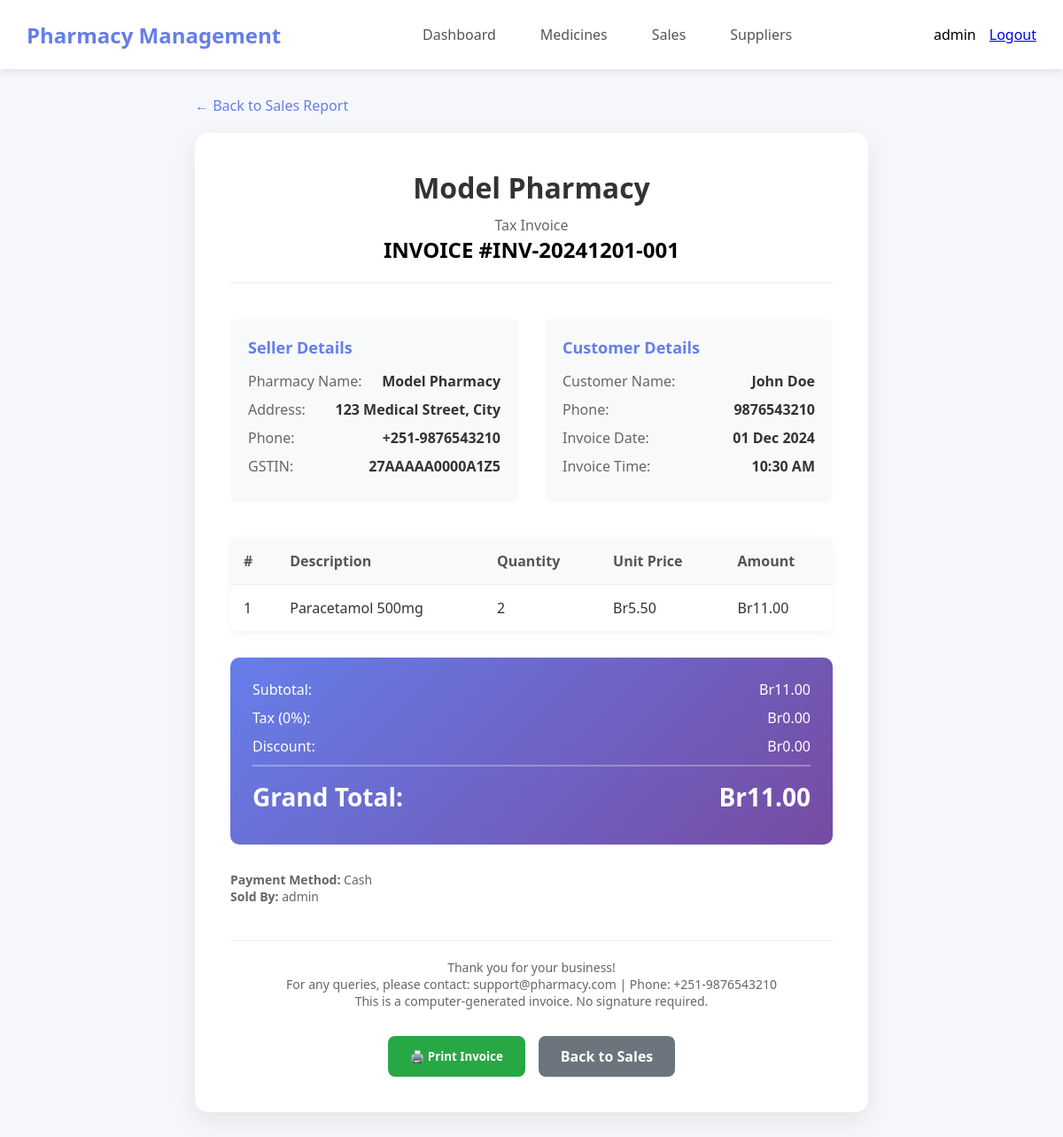
The page /sales/view.php?id=1 (signed in) on the database its author committed.
### tables this page shows
CREATE TABLE IF NOT EXISTS sales (
    id INT PRIMARY KEY AUTO_INCREMENT,
    invoice_number VARCHAR(20) UNIQUE,
    customer_name VARCHAR(100),
    customer_phone VARCHAR(20),
    medicine_id INT NOT NULL,
    quantity_sold INT NOT NULL,
    total_price DECIMAL(10,2) NOT NULL,
    sold_by INT,
    sale_date TIMESTAMP DEFAULT CURRENT_TIMESTAMP,
    FOREIGN KEY (medicine_id) REFERENCES medicines(id),
    FOREIGN KEY (sold_by) REFERENCES users(id) ON DELETE SET NULL,
    INDEX idx_invoice (invoice_number),
    INDEX idx_sale_date (sale_date),
    INDEX idx_customer (customer_name),
    INDEX idx_medicine (medicine_id)
);

CREATE TABLE IF NOT EXISTS medicines (
    id INT PRIMARY KEY AUTO_INCREMENT,
    name VARCHAR(100) NOT NULL,
    category VARCHAR(50),
    price DECIMAL(10,2) NOT NULL,
    quantity INT DEFAULT 0,
    expiry_date DATE,
    supplier_id INT,
    created_at TIMESTAMP DEFAULT CURRENT_TIMESTAMP,
    FOREIGN KEY (supplier_id) REFERENCES suppliers(id) ON DELETE SET NULL,
    INDEX idx_expiry (expiry_date),
    INDEX idx_category (category),
    INDEX idx_supplier (supplier_id)
);

CREATE TABLE IF NOT EXISTS users (
    id INT PRIMARY KEY AUTO_INCREMENT,
    full_name VARCHAR(100),
    username VARCHAR(50) UNIQUE NOT NULL,
    email VARCHAR(100),
    phone VARCHAR(20),
    password VARCHAR(255) NOT NULL,
    role ENUM('admin', 'pharmacist') DEFAULT 'pharmacist',
    status ENUM('active', 'inactive') DEFAULT 'active',
    last_login TIMESTAMP NULL,
    created_at TIMESTAMP DEFAULT CURRENT_TIMESTAMP,
    updated_at TIMESTAMP DEFAULT CURRENT_TIMESTAMP ON UPDATE CURRENT_TIMESTAMP
);

### sales/view.php (the view, shortened to what this page needs)
<?php
require_once '../config/database.php';
$id = (int)$_GET['id'];
$stmt = $pdo->prepare("SELECT s.*, m.name as medicine_name, u.username as sold_by_name
                      FROM sales s
                      LEFT JOIN medicines m ON s.medicine_id = m.id
                      LEFT JOIN users u ON s.sold_by = u.id
                      WHERE s.id = ?");
$stmt->execute([$id]);
$sale = $stmt->fetch();
?>
<!DOCTYPE html>
<html lang="en">
<head>
</head>
<body>
    <nav class="navbar">
        <a href="../dashboard.php" class="logo">Pharmacy Management</a>
        <div class="nav-links">
            <a href="../dashboard.php">Dashboard</a>
            <a href="../medicines/">Medicines</a>
            <a href="index.php">Sales</a>
            <a href="../suppliers/">Suppliers</a>
        </div>
        <div style="display: flex; align-items: center; gap: 15px;">
            <div class="user-info">
                <?php echo htmlspecialchars($_SESSION['username']); ?>
            </div>
            <a href="../logout.php" class="logout-btn">Logout</a>
        </div>
    </nav>
    <div class="container">
        <a href="index.php" class="back-link">← Back to Sales Report</a>
        <div class="invoice-container">
            <div class="invoice-header">
                <h1>Model Pharmacy</h1>
                <p>Tax Invoice</p>
                <h2>INVOICE #<?php echo htmlspecialchars($sale['invoice_number']); ?></h2>
            </div>
            <div class="invoice-details">
                <div class="detail-box">
                    <h3>Seller Details</h3>
                    <div class="detail-item">
                        <span>Pharmacy Name:</span>
                        <span>Model Pharmacy</span>
                    </div>
                    <div class="detail-item">
                        <span>Address:</span>
                        <span>123 Medical Street, City</span>
                    </div>
                    <div class="detail-item">
                        <span>Phone:</span>
                        <span>+251-9876543210</span>
                    </div>
                    <div class="detail-item">
                        <span>GSTIN:</span>
                        <span>27AAAAA0000A1Z5</span>
                    </div>
                </div>
                <div class="detail-box">
                    <h3>Customer Details</h3>
                    <div class="detail-item">
                        <span>Customer Name:</span>
                        <span><?php echo !empty($sale['customer_name']) ? htmlspecialchars($sale['customer_name']) : 'Walk-in Customer'; ?></span>
                    </div>
                    <?php if(!empty($sale['customer_phone'])): ?>
                    <div class="detail-item">
                        <span>Phone:</span>
                        <span><?php echo htmlspecialchars($sale['customer_phone']); ?></span>
                    </div>
                    <?php endif; ?>
                    <div class="detail-item">
                        <span>Invoice Date:</span>
                        <span><?php echo date('d M Y', strtotime($sale['sale_date'])); ?></span>
                    </div>
                    <div class="detail-item">
                        <span>Invoice Time:</span>
                        <span><?php echo date('h:i A', strtotime($sale['sale_date'])); ?></span>
                    </div>
                </div>
            </div>
            <table class="items-table">
                <thead>
                    <tr>
                        <th>#</th>
                        <th>Description</th>
                        <th>Quantity</th>
                        <th>Unit Price</th>
                        <th>Amount</th>
                    </tr>
                </thead>
                <tbody>
                    <tr>
                        <td>1</td>
                        <td><?php echo htmlspecialchars($sale['medicine_name'] ?? 'Medicine'); ?></td>
                        <td><?php echo htmlspecialchars($sale['quantity_sold']); ?></td>
                        <td>Br<?php echo number_format($sale['total_price'] / $sale['quantity_sold'], 2); ?></td>
                        <td>Br<?php echo number_format($sale['total_price'], 2); ?></td>
                    </tr>
                </tbody>
            </table>
            <div class="total-section">
                <div class="total-row">
                    <span>Subtotal:</span>
                    <span>Br<?php echo number_format($sale['total_price'], 2); ?></span>
                </div>
                <div class="total-row">
                    <span>Tax (0%):</span>
                    <span>Br0.00</span>
                </div>
                <div class="total-row">
                    <span>Discount:</span>
                    <span>Br0.00</span>
                </div>
                <div class="total-row grand-total">
                    <span>Grand Total:</span>
                    <span>Br<?php echo number_format($sale['total_price'], 2); ?></span>
                </div>
            </div>
            <div style="margin-top: 30px; color: #666; font-size: 14px;">
                <p><strong>Payment Method:</strong> Cash</p>
                <p><strong>Sold By:</strong> <?php echo htmlspecialchars($sale['sold_by_name']); ?></p>
            </div>
            <div class="invoice-footer">
                <p>Thank you for your business!</p>
                <p>For any queries, please contact: support@pharmacy.com | Phone: +251-9876543210</p>
                <p>This is a computer-generated invoice. No signature required.</p>
            </div>
            <div class="action-buttons">
                <button onclick="window.print()" class="btn-print">🖨️ Print Invoice</button>
                <a href="index.php" class="btn-back">Back to Sales</a>
            </div>
        </div>
    </div>
</body>
</html>

### sales/view.php (style rules this page uses)
* { margin: 0; padding: 0; box-sizing: border-box; font-family: 'Segoe UI', Tahoma, Geneva, Verdana, sans-serif; }
body { background-color: #f5f7fa; }
.navbar { background: white; padding: 20px 30px; box-shadow: 0 2px 10px rgba(0,0,0,0.1); display: flex; justify-content: space-between; align-items: center; }
.logo { font-size: 24px; font-weight: 700; color: #667eea; text-decoration: none; }
.nav-links { display: flex; gap: 20px; }
.nav-links a { text-decoration: none; color: #555; padding: 8px 15px; border-radius: 6px; transition: all 0.3s; }
.container { max-width: 800px; margin: 30px auto; padding: 0 20px; }
.invoice-container { background: white; border-radius: 15px; padding: 40px; box-shadow: 0 10px 30px rgba(0,0,0,0.08); }
.back-link { display: inline-flex; align-items: center; gap: 8px; color: #667eea; text-decoration: none; margin-bottom: 20px; font-weight: 500; }
.invoice-header { text-align: center; margin-bottom: 40px; padding-bottom: 20px; border-bottom: 2px solid #f0f2ff; }
.invoice-header h1 { font-size: 32px; color: #333; margin-bottom: 10px; }
.invoice-header p { color: #666; }
.invoice-details { display: grid; grid-template-columns: 1fr 1fr; gap: 30px; margin-bottom: 40px; }
.detail-box { background: #f8f9fa; padding: 20px; border-radius: 8px; }
.detail-box h3 { color: #667eea; margin-bottom: 15px; font-size: 18px; }
.detail-item { margin-bottom: 10px; display: flex; justify-content: space-between; }
.detail-item span:first-child { color: #666; }
.detail-item span:last-child { font-weight: 600; color: #333; }
.items-table { width: 100%; border-collapse: collapse; margin: 30px 0; background: white; border-radius: 8px; overflow: hidden; box-shadow: 0 3px 10px rgba(0,0,0,0.05); }
.items-table th { background: #f8f9fa; padding: 15px; text-align: left; color: #555; font-weight: 600; border-bottom: 1px solid #eee; }
.items-table td { padding: 15px; border-bottom: 1px solid #eee; color: #333; }
.items-table tr:last-child td { border-bottom: none; }
.total-section { background: linear-gradient(135deg, #667eea 0%, #764ba2 100%); color: white; padding: 25px; border-radius: 10px; margin-top: 30px; }
.total-row { display: flex; justify-content: space-between; margin-bottom: 10px; font-size: 16px; }
.grand-total { font-size: 28px; font-weight: 700; margin-top: 10px; padding-top: 15px; border-top: 2px solid rgba(255,255,255,0.3); }
.invoice-footer { text-align: center; margin-top: 40px; padding-top: 20px; border-top: 1px solid #eee; color: #666; font-size: 14px; }
.action-buttons { display: flex; gap: 15px; margin-top: 30px; justify-content: center; }
.btn-print, .btn-back { padding: 12px 25px; border-radius: 8px; text-decoration: none; font-weight: 600; cursor: pointer; transition: all 0.3s; border: none; }
.btn-print { background: #28a745; color: white; }
.btn-back { background: #6c757d; color: white; }

### rows shown on the page
sales: invoice_number "INV-20241201-001", customer_name "John Doe", customer_phone "9876543210", sale_date "01 Dec 2024", sale_date "10:30 AM", medicine.name "Paracetamol 500mg", quantity_sold "2", $sale['total_price'] / $sale['quantity_sold'] "5.50", total_price "11.00", sold_by.username "admin"

### other values the page prints
$_SESSION['username'] "admin"
